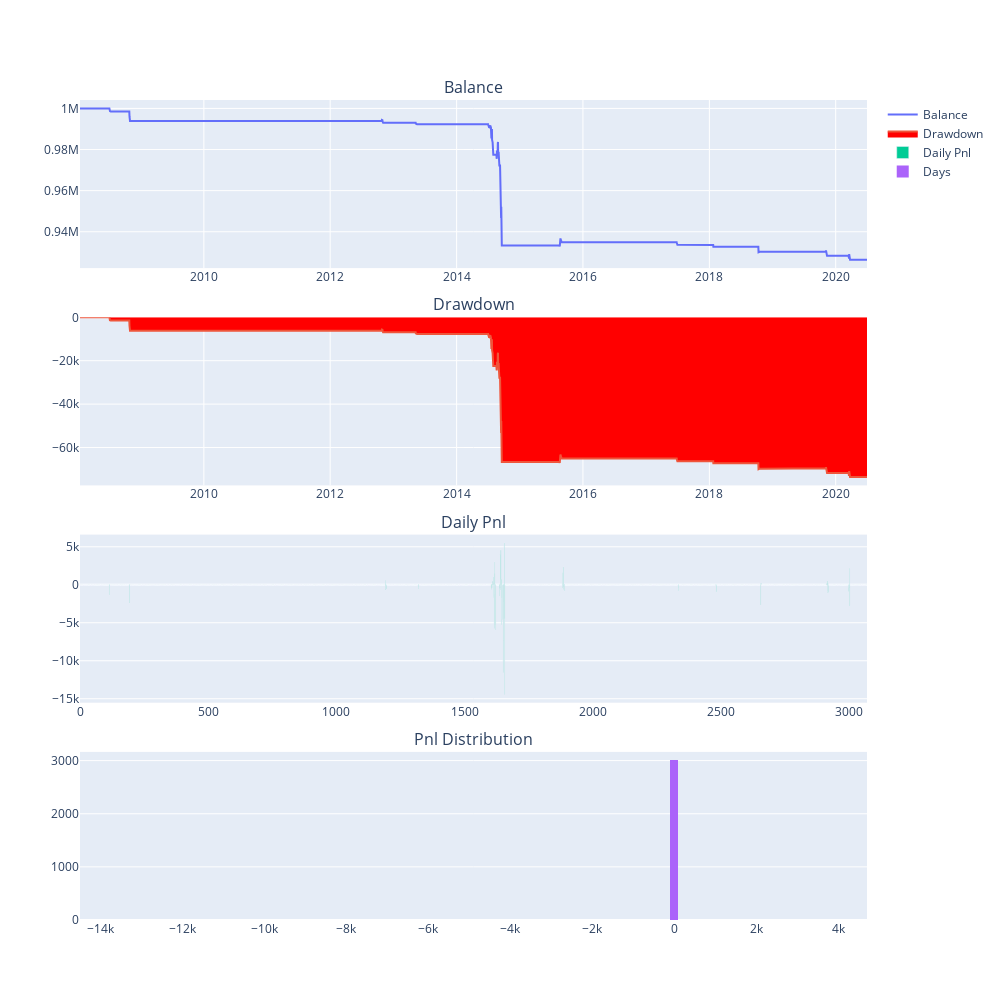

The notebook cell this image was saved under:
### Code cell
# from vnpy.trader.constant import Interval, Exchange
from functools import partial



tickers = '.TSE'
symbol, exchange = tickers.split('.')
get_commission = partial(getCommission, symbol=symbol, exchange=exchange)
engine = BacktestingEngine()

engine.set_parameters(
    vt_symbol=tickers,
    interval=Interval.DAILY,
    start=datetime(2008, 1, 1),
    end=datetime(2020, 6, 30),
    rate=get_commission,
    slippage=getMinimumTick,
    size=1000,
    pricetick=getMinimumTick,
    capital=1_000_000,
    mode=BacktestingMode.BAR,
    collection_name='TSE')

atrrsi_setting = {
    "atr_length":21, 
    "atr_ma_length":10, 
    "rsi_length":13, 
    "rsi_entry":30,
    "trailing_percent":0.8, 
    "fixed_size":1
}

engine.add_strategy(AtrRsiStrategy, atrrsi_setting)
engine.load_data()
engine.run_backtesting()
df = engine.calculate_result()
engine.calculate_statistics()
engine.show_chart()

### Figure 1 — Plotly figure (JSON) as saved in the notebook; plotly's stock layout.template omitted (floating-point values rounded to 4 significant figures; data arrays with more than 128 entries replaced by an {"elided": "..."} marker saying what was removed)
{"data": [{"mode": "lines", "name": "Balance", "type": "scatter", "x": {"elided": "3071 str values"}, "xaxis": "x", "y": {"elided": "3071 float values"}, "yaxis": "y"}, {"fill": "tozeroy", "fillcolor": "red", "mode": "lines", "name": "Drawdown", "type": "scatter", "x": {"elided": "3071 str values"}, "xaxis": "x2", "y": {"elided": "3071 float values"}, "yaxis": "y2"}, {"name": "Daily Pnl", "type": "bar", "xaxis": "x3", "y": {"elided": "3071 float values"}, "yaxis": "y3"}, {"name": "Days", "nbinsx": 100, "type": "histogram", "x": {"elided": "3071 float values"}, "xaxis": "x4", "yaxis": "y4"}], "layout": {"annotations": [{"font": {"size": 16}, "showarrow": false, "text": "Balance", "x": 0.5, "xanchor": "center", "xref": "paper", "y": 1, "yanchor": "bottom", "yref": "paper"}, {"font": {"size": 16}, "showarrow": false, "text": "Drawdown", "x": 0.5, "xanchor": "center", "xref": "paper", "y": 0.735, "yanchor": "bottom", "yref": "paper"}, {"font": {"size": 16}, "showarrow": false, "text": "Daily Pnl", "x": 0.5, "xanchor": "center", "xref": "paper", "y": 0.47, "yanchor": "bottom", "yref": "paper"}, {"font": {"size": 16}, "showarrow": false, "text": "Pnl Distribution", "x": 0.5, "xanchor": "center", "xref": "paper", "y": 0.205, "yanchor": "bottom", "yref": "paper"}], "height": 1000, "width": 1000, "xaxis": {"anchor": "y", "domain": [0, 1]}, "xaxis2": {"anchor": "y2", "domain": [0, 1]}, "xaxis3": {"anchor": "y3", "domain": [0, 1]}, "xaxis4": {"anchor": "y4", "domain": [0, 1]}, "yaxis": {"anchor": "x", "domain": [0.795, 1]}, "yaxis2": {"anchor": "x2", "domain": [0.53, 0.735]}, "yaxis3": {"anchor": "x3", "domain": [0.265, 0.47]}, "yaxis4": {"anchor": "x4", "domain": [0, 0.205]}}}
